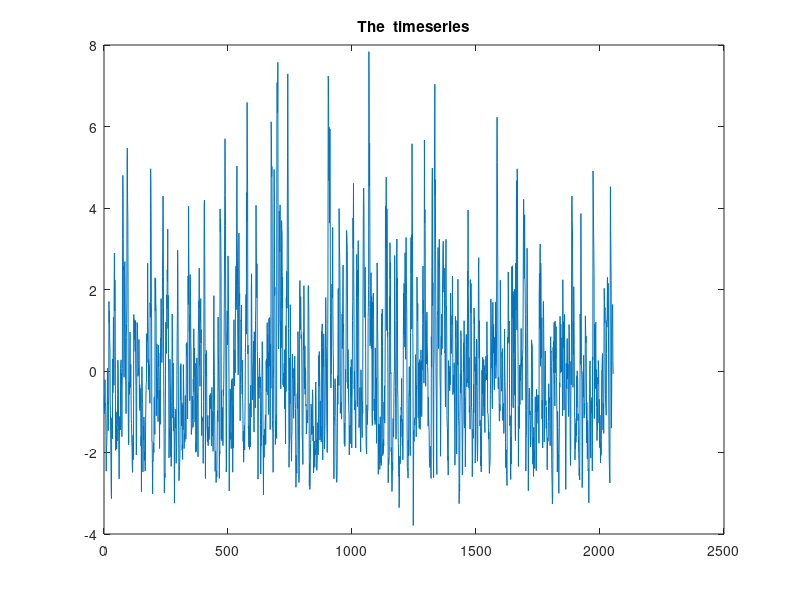

MATLAB code to generate this figure: (Note: this script raises an error after producing the figure.)
% % %The script containing the main implementations

pkg load statistics
pkg load communications
clc
clear
close all

%Initialising the variables
N=2048;
M=64;
L3=20;
figure_num=1;

%%% PART 0 %%%
%Creating the processes of the system. 
q=5;
q_vec=[q-2, q, q+3];
h=[1, 0.93, 0.85, 0.72, 0.59, -0.1];
v=exprnd(1, [1,2048]);
v=v-mean(v);                  %Getting rid of the mean
x=conv(v, h);                 % The x is the output of an LTI system, with impulse response h and input v
figure(figure_num)            %Plotting my timeseries to have a nice visual undestanding
figure_num=figure_num+1;
plot(x)
title('The  timeseries')
%finished creating the processes

%%% PART 1 %%%
% Studying the skewness 
% Calculating the skewness with the way defined in the exercise
input_skew=sum( (v-mean(v)) .^3);
input_skew=input_skew/(( N-1) *(std(v)^3));
fprintf("Let us suppose that the input timeseries is gaussian. This means that the estimated skewness should be around zero.\n")
fprintf("But, as we see, the estimated skewness=%f >>0, so we are quite sure that the input timeseries is not gaussian.\n\n",input_skew)
% With the skewness value, we can easily make a statistical test. 
% If the input timeseries was gaussian, then the skewness estimate should have been near zero. 
%Finished part 1

%%% PART 2 %%%
% Estimating the third order cumulants.
c3=third_order_cum(x', L3, M, 0, 'unbiased', M, 1);              % Estimating
%Below I will be making some plots , to have a visual understanding of my results
%Making a mesh
figure(figure_num)
figure_num=figure_num+1;
mesh(-20:20, -20:20, c3)
title("3D plot of the c_3")

%Making a contour
figure(figure_num)
figure_num=figure_num+1;
contour(-20:20, -20:20,c3) 
title("Contour of the c_3")

%I decided to get the upper right quarter of the c3 estimation. This will later help me get the row I will have to use for the implementation of Giannakis' Formula.
% I make plots for these as well
c3_reduced=c3(21:end, 1:21);
c3_reduced=c3_reduced';
reduced_length=length(c3_reduced(:,1));             %The length of one column of the reduced vector
figure(figure_num)
figure_num=figure_num+1;
mesh(0:20, 20:-1:0, c3_reduced)
title("3D plot of the reduced c_3")

%For this contour, I also make a scatter plot with the useful column (the elements I need for Giannakis' formula)
figure(figure_num)
figure_num=figure_num+1;
contour(0:20, 20:-1:0,c3_reduced) 
title("Contour of the reduced c_3")
hold on
scatter(q*ones(q+1,1), 0:q, 'r', 'x')               
second_label = sprintf('The useful column, q=%d',q);
legend('The contour (upper-right)', second_label)
%Finished estimating the third order cumulants and made the plots
%Finished part 2


%%% PART 3 , 4 %%%
%% Estimating the parameters. I do this for all three values of the q estimation
h_matrix=h_estimate(q_vec, c3_reduced);                     %This is the function that I wrote specifically for the h estimation

%Displaying the results
fprintf("The h estimates are:\n")
fprintf("q=%d      ",q_vec(1))
disp(h_matrix(1,:))
fprintf("\nq=%d       ",q_vec(2))
disp(h_matrix(2,:))
fprintf("\nq=%d       ",q_vec(3))
disp(h_matrix(3,:))
fprintf("\n\n")
%Finished displaying the results

%Finished parts 3 and 4


%%% PART 5 , 6 %%%
%% Finding the NRMSE and judging on the best model
% The calculation is done for all three different q values (the true one and the sub/sup estimated.
NRMSE_matrix=zeros(length(q_vec),1);
for i=1:length(q_vec)
      NRMSE_matrix(i)= NRMSE_calc(x, h_matrix(i,:),v);
end

%Displaying the results
fprintf("The NRMSE calculations are:\n")
fprintf("q=%d      ",q_vec(1))
disp(NRMSE_matrix(1,:))
fprintf("\nq=%d       ",q_vec(2))
disp(NRMSE_matrix(2,:))
fprintf("\nq=%d       ",q_vec(3))
disp(NRMSE_matrix(3,:))
fprintf("\n")
%Finished displaying the results
%%Finished parts 5,6 

%%% PART 7 %%%
%First creating the noise infected signals (y)
snr_vec=30:-5:-5;
y_matrix=zeros(length(snr_vec), length(x));                            %Each row corresponds to one signal
for i=1:length(snr_vec)
    y=awgn(x, snr_vec(i), 'measured');
    y_matrix(i,:)=y;
end
%Finished with the noised signal creation

%Now finding the h coefficients estimated by the noised signals. The process followed is similar to the I followed before
%for parts 3,4.
h_matrix_noise=zeros(length(snr_vec), q+1);
for i=1:length(snr_vec)
    c3=third_order_cum(y_matrix(i,:), L3, M, 0, 'unbiased', M, 1);
    c3_reduced=c3(21:end, 1:21);
    c3_reduced=c3_reduced';
    h_matrix_noise(i,:)=h_estimate(q, c3_reduced);
end
%Finished estimating the h coefficients

%Now calculating and ploting the NRMSE
NRMSE_matrix_noise=zeros(1,length(snr_vec));
for i=1:length(snr_vec)
      NRMSE_matrix_noise(i)= NRMSE_calc(y_matrix(i,:), h_matrix_noise(i,:),v);
end

figure(figure_num)
figure_num=figure_num+1;
plot(flip(snr_vec),flip(NRMSE_matrix_noise))
title("NRMSE vs SNR")
xlabel("SNR")
ylabel("NRMSE")
%Finished with the calculations and the plots.
%Finished part 7

